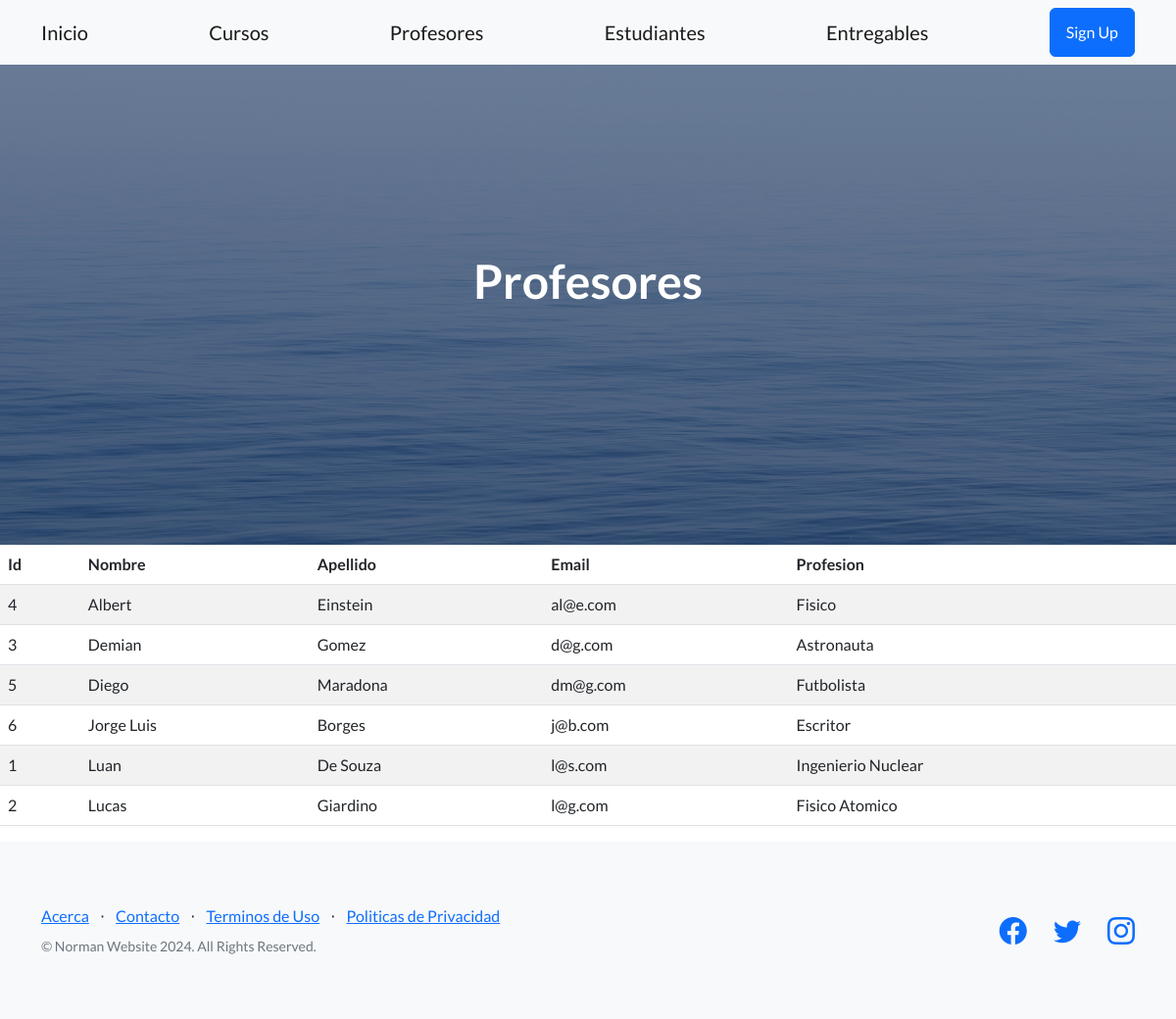
The page /profesores/ on the database its author committed.
### entidades/models.py (models this page shows, shortened)
class Profesor(models.Model):
    nombre = models.CharField(max_length=60)
    apellido = models.CharField(max_length=60)
    email = models.EmailField()
    profesion = models.CharField(max_length=50)
    class Meta:
        verbose_name = "Profesor"
        verbose_name_plural = "Profesores"
        ordering = ["nombre", "apellido"]

### entidades/views.py (the view)
# urls.py: path('profesores/', profesores, name="profesores"),
def profesores(request):
    contexto = {"profesores": Profesor.objects.all()}
    return render(request, "entidades/profesores.html", contexto)

### entidades/templates/entidades/profesores.html
{% extends "entidades/index.html" %}
{% block titulo %}
<h1 class="mb-5">Profesores</h1>
{% endblock titulo %}
{% block contenido %}
<table class="table table-striped">
    <thead>
        <tr>
            <th>Id</th>
            <th>Nombre</th>
            <th>Apellido</th>
            <th>Email</th>
            <th>Profesion</th>
        </tr>
    </thead>
    <tbody>
    {% for p in profesores  %}
        <tr>
            <td>{{ p.id }}</td>
            <td>{{ p.nombre }}</td>
            <td>{{ p.apellido }}</td>
            <td>{{ p.email }}</td>
            <td>{{ p.profesion }}</td>
        </tr>
    {% endfor %}
    </tbody>
</table>
{% endblock contenido %}

### entidades/templates/entidades/index.html (shortened to what this page needs)
<!DOCTYPE html>
<html lang="en">
    <head>
        {% load static %}
        <link href="https://cdn.jsdelivr.net/npm/bootstrap-icons@1.5.0/font/bootstrap-icons.css" rel="stylesheet" type="text/css" />
        <link href="{% static 'css/styles.css' %}" rel="stylesheet" />
    </head>
    <body>
        <nav class="navbar navbar-light bg-light static-top">
            <div class="container">
                <a class="navbar-brand" href="{% url 'home' %}">Inicio</a>
                <a class="navbar-brand" href="{% url 'cursos' %}">Cursos</a>
                <a class="navbar-brand" href="{% url 'profesores' %}">Profesores</a>
                <a class="navbar-brand" href="{% url 'estudiantes' %}">Estudiantes</a>
                <a class="navbar-brand" href="{% url 'entregables' %}">Entregables</a>
                <a class="btn btn-primary" href="#signup">Sign Up</a>
            </div>
        </nav>
        <header class="masthead">
            <div class="container position-relative">
                <div class="row justify-content-center">
                    <div class="col-xl-6">
                        <div class="text-center text-white">
                            {% block titulo %}{% endblock titulo %}
                        </div>
                    </div>
                </div>
            </div>
        </header>
        {% block contenido %}
        {% endblock contenido %}
        <footer class="footer bg-light">
            <div class="container">
                <div class="row">
                    <div class="col-lg-6 h-100 text-center text-lg-start my-auto">
                        <ul class="list-inline mb-2">
                            <li class="list-inline-item"><a href="{% url 'acerca' %}">Acerca</a></li>
                            <li class="list-inline-item">⋅</li>
                            <li class="list-inline-item"><a href="#!">Contacto</a></li>
                            <li class="list-inline-item">⋅</li>
                            <li class="list-inline-item"><a href="#!">Terminos de Uso</a></li>
                            <li class="list-inline-item">⋅</li>
                            <li class="list-inline-item"><a href="#!">Politicas de Privacidad</a></li>
                        </ul>
                        <p class="text-muted small mb-4 mb-lg-0">&copy; Norman Website 2024. All Rights Reserved.</p>
                    </div>
                    <div class="col-lg-6 h-100 text-center text-lg-end my-auto">
                        <ul class="list-inline mb-0">
                            <li class="list-inline-item me-4">
                                <a href="#!"><i class="bi-facebook fs-3"></i></a>
                            </li>
                            <li class="list-inline-item me-4">
                                <a href="#!"><i class="bi-twitter fs-3"></i></a>
                            </li>
                            <li class="list-inline-item">
                                <a href="#!"><i class="bi-instagram fs-3"></i></a>
                            </li>
                        </ul>
                    </div>
                </div>
            </div>
        </footer>
    </body>
</html>

### rows shown on the page
Profesor: id "4", nombre "Albert", apellido "Einstein", email "al@e.com", profesion "Fisico"
Profesor: id "3", nombre "Demian", apellido "Gomez", email "d@g.com", profesion "Astronauta"
Profesor: id "5", nombre "Diego", apellido "Maradona", email "dm@g.com", profesion "Futbolista"
Profesor: id "6", nombre "Jorge Luis", apellido "Borges", email "j@b.com", profesion "Escritor"
Profesor: id "1", nombre "Luan", apellido "De Souza", email "l@s.com", profesion "Ingenierio Nuclear"
Profesor: id "2", nombre "Lucas", apellido "Giardino", email "l@g.com", profesion "Fisico Atomico"
